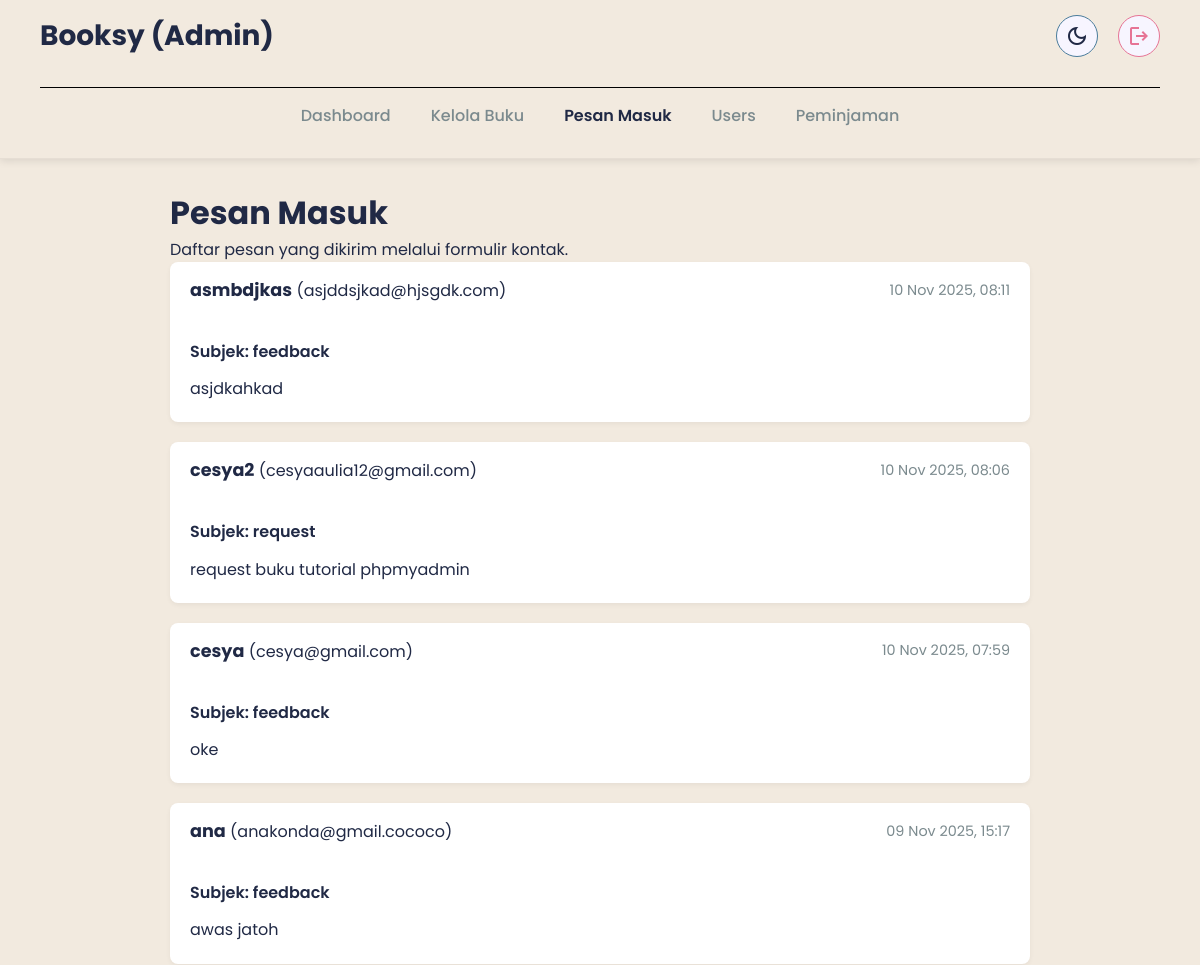
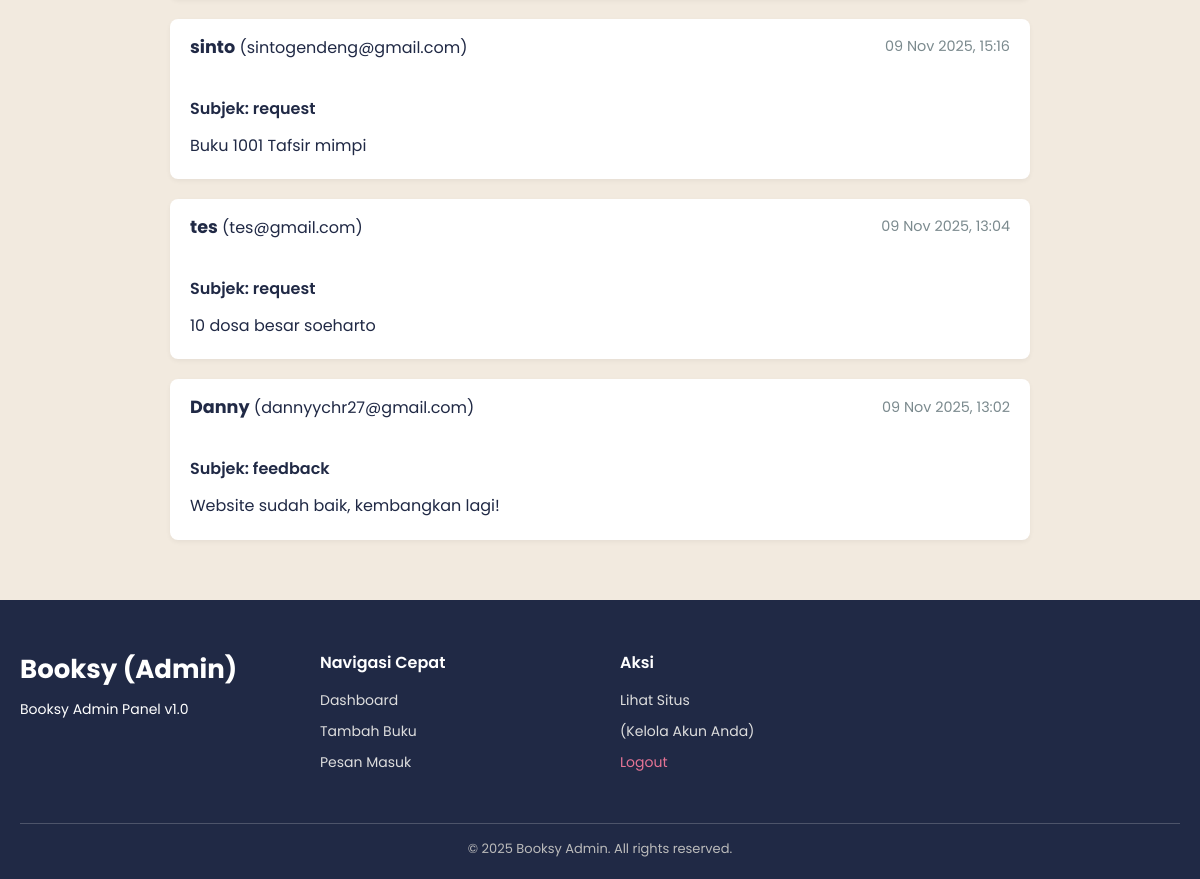
Page /admin/messages.php (signed in) on the committed database (2 pictures, top to bottom).
### tables this page shows
CREATE TABLE `messages` (
  `id` int(11) NOT NULL,
  `name` varchar(100) NOT NULL,
  `email` varchar(100) NOT NULL,
  `subject` varchar(50) NOT NULL,
  `message` text NOT NULL,
  `sent_at` timestamp NOT NULL DEFAULT current_timestamp()
);

### admin/messages.php (the view, shortened to what this page needs)
<?php
require '../db.php';
include 'admin_templates/header.php';
?>
<main class="container message-container">
    <h1 class="page-title">Pesan Masuk</h1>
    <p>Daftar pesan yang dikirim melalui formulir kontak.</p>
    <?php
    $sql = "SELECT name, email, subject, message, sent_at FROM messages ORDER BY sent_at DESC";
    $result = $conn->query($sql);
    if ($result->num_rows > 0) {
        while ($row = $result->fetch_assoc()) {
            $name = htmlspecialchars($row['name']);
            $email = htmlspecialchars($row['email']);
            $subject = htmlspecialchars($row['subject']);
            $message = nl2br(htmlspecialchars($row['message']));
            $time = date('d M Y, H:i', strtotime($row['sent_at']));
    ?>
            <div class="message-card">
                <div class="message-header">
                    <div>
                        <strong><?php echo $name; ?></strong>
                        (<a href="mailto:<?php echo $email; ?>"><?php echo $email; ?></a>)
                    </div>
                    <span><?php echo $time; ?></span>
                </div>
                <div class="message-body">
                    <div class="subject">Subjek: <?php echo $subject; ?></div>
                    <p><?php echo $message; ?></p>
                </div>
            </div>
    <?php
        }
    } else {
        echo "<p>Belum ada pesan yang masuk.</p>";
    }
    ?>
</main>
<?php
include 'admin_templates/footer.php';
?>

### style.css (style rules this page uses)
:root { --primary-color: #202945; --secondary-color: #4A7C9B; --background-color: #F2EADF; --card-bg-color: #FFFFFF; --text-color: #202945; --light-text-color: #7B8A8E; --accent-color: #E67495; --font-family: 'Poppins', sans-serif; }
html { scroll-behavior: smooth; }
* { margin: 0; padding: 0; box-sizing: border-box; }
body { font-family: var(--font-family); background-color: var(--background-color); color: var(--text-color); }
.container { max-width: 1200px; margin: 0 auto; padding: 0 20px; }
a { text-decoration: none; color: inherit; }
body, header, .hero-section, .book-card, .form-content, input, select, textarea { transition: background-color 0.3s ease, color 0.3s ease, border-color 0.3s ease; }
.message-container { max-width: 900px; margin: 30px auto; }
.message-card { background-color: var(--card-bg-color); border: 1px solid var(--input-border); border-radius: 8px; margin-bottom: 20px; box-shadow: 0 2px 5px rgba(0,0,0,0.05); transition: background-color 0.3s ease, border-color 0.3s ease; }
.message-header { padding: 15px 20px; border-bottom: 1px solid var(--input-border); display: flex; justify-content: space-between; align-items: center; flex-wrap: wrap; transition: border-color 0.3s ease; }
.message-header strong { font-size: 1.1em; color: var(--primary-color); }
.message-header span { font-size: 0.9em; color: var(--light-text-color); }
.message-body { padding: 20px; line-height: 1.7; }
.message-body .subject { font-weight: 600; color: var(--text-color); }
.message-body p { margin-top: 10px; }

### rows in the picture
messages: name "asmbdjkas", email "asjddsjkad@hjsgdk.com", sent_at "10 Nov 2025, 08:11", subject "feedback", message "asjdkahkad"
messages: name "cesya2", email "cesyaaulia12@gmail.com", sent_at "10 Nov 2025, 08:06", subject "request", message "request buku tutorial phpmyadmin"
messages: name "cesya", email "cesya@gmail.com", sent_at "10 Nov 2025, 07:59", subject "feedback", message "oke"
messages: name "ana", email "anakonda@gmail.cococo", sent_at "09 Nov 2025, 15:17", subject "feedback", message "awas jatoh"
messages: name "sinto", email "sintogendeng@gmail.com", sent_at "09 Nov 2025, 15:16", subject "request", message "Buku 1001 Tafsir mimpi"
messages: name "tes", email "tes@gmail.com", sent_at "09 Nov 2025, 13:04", subject "request", message "10 dosa besar soeharto"
messages: name "Danny", email "dannyychr27@gmail.com", sent_at "09 Nov 2025, 13:02", subject "feedback", message "Website sudah baik, kembangkan lagi!"
